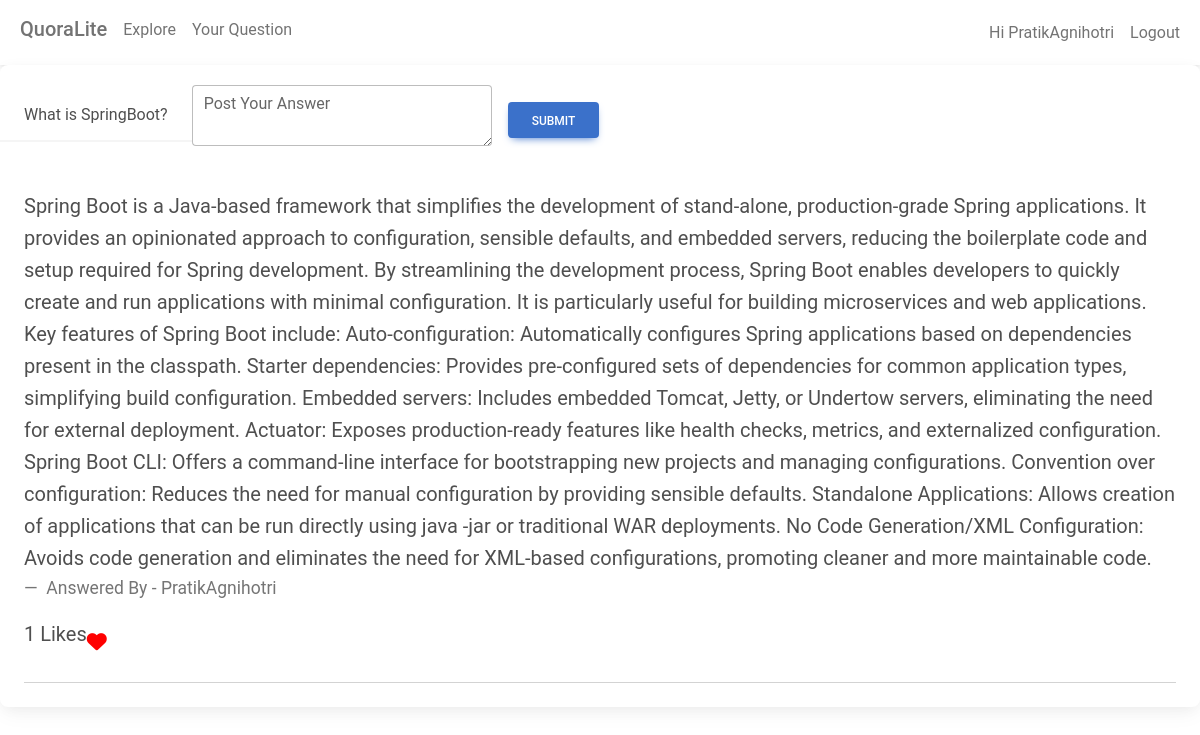
Page /viewall/54/ (signed in) on the committed database.
### QuoraLiteApp/models.py (models this page shows, shortened)
class Question(models.Model):
    user = models.ForeignKey(User, on_delete=models.CASCADE, related_name="questions")
    question_text = models.TextField()
    created_at = models.DateTimeField(auto_now_add=True)
    def __str__(self):
        return f"{self.user.username}: {self.question_text[:50]}"

class Answer(models.Model):
    question = models.ForeignKey(
        Question, on_delete=models.CASCADE, related_name="answers"
    )
    user = models.ForeignKey(User, on_delete=models.CASCADE, related_name="answers")
    answer_text = models.TextField()
    created_at = models.DateTimeField(auto_now_add=True)
    def __str__(self):
        return f"Answer by {self.user.username} to Q{self.question.id}"

### QuoraLiteApp/views.py (the view, shortened to what this page needs)
# urls.py: path("viewall/<int:question_id>/", views.viewall, name="viewall"),
@login_required(login_url="login")
def viewall(request,question_id):
    question = Question.objects.filter(id=question_id)[0]
    answer = Answer.objects.filter(question=question.id)
    data = [{
        "question" : question,
    }]
    answer_details_list = []
    for ans in answer:
        answer_details_list.append(
            {
                "answer": ans,
                "likes": len(Likes.objects.filter(answer=ans)),
                "youliked": len(Likes.objects.filter(answer=ans,user=request.user)),
            }
        )
    data[0]["answer_details"] = answer_details_list
    print(data)
    return render(request,"viewall.html",{"data":data})

### templates/viewall.html (shortened to what this page needs)
{% load django_browser_reload %} {% django_browser_reload_script %}
{% load static %}
<!DOCTYPE html>
<html lang="en">
  <head>
    <link
      href="https://cdnjs.cloudflare.com/ajax/libs/mdb-ui-kit/6.4.2/mdb.min.css"
      rel="stylesheet"
    />
    <link
      href="https://cdnjs.cloudflare.com/ajax/libs/font-awesome/6.4.0/css/all.min.css"
      rel="stylesheet"
    />
  </head>
  <body>
    <nav class="navbar navbar-expand-lg bg-body-tertiary">
      <div class="container-fluid">
        <div class="collapse navbar-collapse" id="navbarSupportedContent">
          <ul class="navbar-nav me-auto mb-2 mb-lg-0">
            <li class="nav-item">
              <a class="nav-link" href="#"><h5>QuoraLite</h5></a>
            </li>
            <li class="nav-item">
              <a class="nav-link" href="/">Explore</a>
            </li>
            <li class="nav-item">
              <a class="nav-link" href="/yourquestions">Your Question</a>
            </li>
          </ul>
        </div>
        <div class="d-flex align-items-center">
          <ul class="navbar-nav me-auto mb-2 mb-lg-0">
            {% if user.is_authenticated %}
            <li class="nav-item">
              <a class="nav-link" href="#">Hi {{user.username}}</a>
            </li>
            {% endif %}
            <li class="nav-item">
              <a class="nav-link" href="/logout">Logout</a>
            </li>
          </ul>
        </div>
      </div>
    </nav>
    <div class="card">
      <div class = "d-flex align-items-center">
        <div class="card-header">{{data.0.question.question_text}}</div>
        {% if user.id != data.0.question.user.id   %}
        <form action="" method="POST" class="flex-grow-1 d-flex align-items-center gap-3">
          <div class="form-outline">
            <textarea
              class="form-control"
              id="questionTextarea"
              rows="2"
              name="answer_text"
              placeholder="Type your Answer here..."
              required
            ></textarea>
            <label class="form-label" for="questionTextarea">Post Your Answer</label>
          </div>
          <button type="submit" class="btn btn-primary mt-2">Submit</button>
        </form>
        {% endif %}
      </div>
      <div class="card-body">
          {% for answer in data.0.answer_details %}
          <blockquote class="blockquote mb-0">
            <p>{{answer.answer.answer_text}}</p>
            <div >
              <footer class="blockquote-footer">
                Answered By - {{answer.answer.user.username}}
              </footer>
              <div class="d-flex align-items-center">
                {% if answer.likes > 0 %}
                  <div >
                   <p >{{answer.likes}} Likes</p>
                  </div>
                  {% else %}
                  <div >
                <p>No Likes</p>
                  </div>
                  {% endif %}
                  <form action="{% url 'liking' answer_id=answer.answer.id %}" method="POST">
              <button
                type="submit"
                style="border: none; background: none; padding: 0"
              >
                {% if answer.youliked == 1 %}
                <i class="fas fa-heart" style="color: red; cursor: pointer"></i>
                {% else %}
                <i
                  class="fas fa-heart"
                  style="color: black; cursor: pointer"
                ></i>
                {% endif %}
              </button>
            </form>
              </div>
            </div>
            <hr />
          </blockquote>
          {% endfor %}
      </div>
    </div>
  </body>
</html>

### templates/viewall.html (style rules this page uses)
.form-outline { margin-top : 20px; margin-bottom : 20px; max-width : 300px; }

### rows in the picture
Question: question_text "What is SpringBoot?"
Answer: answer.answer_text "Spring Boot is a Java-based framework that simplifies the development of stand-alone, production-grade Spring applications. It provides an opinionated approach to configuration, sensible defaults, and embedded servers, reducing the boilerplate code and setup required for Spring development. By streamlining the development process, Spring Boot enables developers to quickly create and run applications with minimal configuration. It is particularly useful for building microservices and web applications. Key features of Spring Boot include: Auto-configuration: Automatically configures Spring applications based on dependencies present in the classpath. Starter dependencies: Provides…", answer.user.username "PratikAgnihotri", likes "1"

### other values in the picture
{{ user.username }} "PratikAgnihotri"
